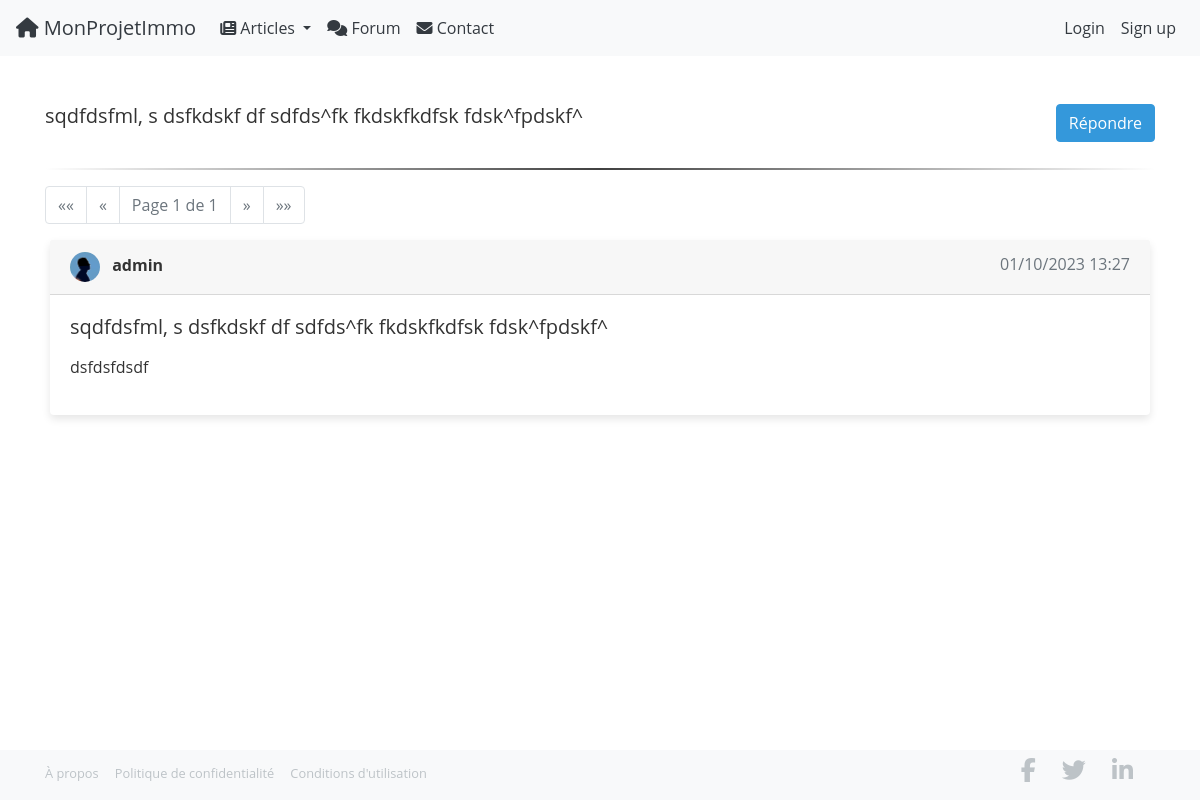
Page /general_forum/comprendre-la-vefa/sqdfdsfml-s-dsfkdskf-df-sdfdsfk-fkdskfkdfsk-fdskfpdskf/ on the earlier database version.
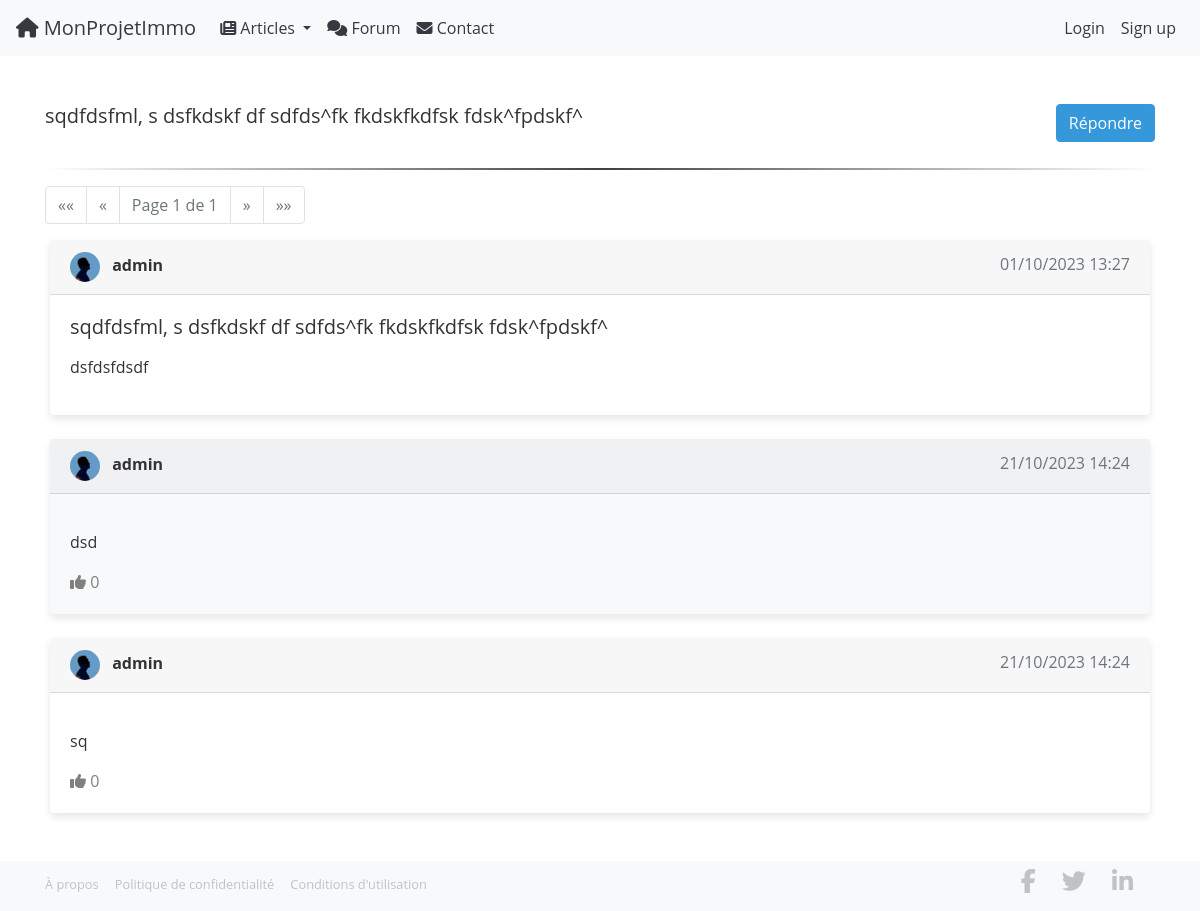
Same page on the later database version.
### forum/models.py (models this page shows, shortened)
class ForumPost(models.Model):
    user = models.ForeignKey(UserProfile, on_delete=models.CASCADE)
    theme = models.ForeignKey(ForumTheme, on_delete=models.CASCADE, related_name='posts')
    title = models.CharField(max_length=200)
    slug = models.SlugField(unique=True, blank=True,null=True)
    real_estate_program = models.ForeignKey(RealEstateProgram, on_delete=models.CASCADE, blank=True, null=True)
    content = models.TextField()
    date_posted = models.DateTimeField(auto_now_add=True)

class UserProfile(models.Model):
    GENDER_CHOICES = (
        ('M', 'Male'),
        ('F', 'Female'),
        ('O', 'Other'),
)
    user = models.OneToOneField(User, on_delete=models.CASCADE)
    bio = models.TextField(blank=True)
    followed_programs = models.ManyToManyField('website.RealEstateProgram', through='website.FollowedProgram', related_name='followers')
    joined_date = models.DateTimeField(auto_now_add=True)
    photo = models.ImageField(upload_to='user_photos/', blank=True, null=True)
    first_name = models.CharField(max_length=30, blank=True, null=True)
    last_name = models.CharField(max_length=30, blank=True, null=True)
    gender = models.CharField(max_length=1, null=False, blank=False, choices=GENDER_CHOICES)

class Reply(models.Model):
    user = models.ForeignKey(UserProfile, on_delete=models.CASCADE)
    post = models.ForeignKey(ForumPost, on_delete=models.CASCADE, related_name='replies')
    content = models.TextField()
    date_posted = models.DateTimeField(auto_now_add=True)
    upvotes = models.ManyToManyField(UserProfile, related_name="upvoted_responses")
    @property
    def upvote_count(self):
        return self.upvotes.count()

### forum/views.py (the view)
# urls.py: path('general_forum/<slug:topic_slug>/<slug:post_slug>/', views.PostDetailView.as_view(), name='general_post_detail'),
class PostDetailView(DetailView):
    model = ForumPost
    template_name = 'post_detail.html'
    context_object_name = 'post'
    slug_field = 'slug'
    slug_url_kwarg = 'post_slug'
    def get_context_data(self, **kwargs):
        context = super().get_context_data(**kwargs)
        topic_slug = self.kwargs['topic_slug']
        post_slug = self.kwargs['post_slug']
        program_slug = self.kwargs.get('program_slug')
        replies = Reply.objects.filter(post=self.object) \
            .annotate(vote_count=Count('upvotes')) \
            .order_by('-vote_count', '-date_posted')
        paginator = Paginator(replies, 10)
        if self.request.user.is_authenticated:
            user_profile = UserProfile.objects.get(user=self.request.user)
            user_upvoted_reply_ids = user_profile.upvoted_responses.all().values_list('id', flat=True)
            context['user_upvoted_replies'] = set(user_upvoted_reply_ids)
        page = self.request.GET.get('page')
        context['replies'] = paginator.get_page(page)
        context['reply_form'] = ReplyModelForm()
        return context

### VefaConnect/context_processors.py (called while the page is built)
def categories(request):
    return {
        'categories': Category.objects.all()
    }

### forum/templates/post_detail.html (shortened to what this page needs)
{% extends 'base.html' %}
{% load static %}
{% block content %}
<head>
    <link rel="stylesheet" href="{% static 'forum/css/style.css' %}">
</head>
<div class="container my-5">
    <div class="d-flex justify-content-between mb-2">
        <h5 class="card-title mb-0">{{ post.title }}</h5>
          <div class="reply-btn-container">
        <button id="showReplyForm" class="btn btn-primary">Répondre</button>
        </div>
    </div>
    <hr class="elegant-hr">
    <ul class="pagination">
        {% if replies.has_previous %}
            <li class="page-item">
                <a class="page-link" href="?page=1" aria-label="First">
                    <span aria-hidden="true">&laquo;&laquo;</span>
                </a>
            </li>
            <li class="page-item">
                <a class="page-link" href="?page={{ replies.previous_page_number }}" aria-label="Previous">
                    <span aria-hidden="true">&laquo;</span>
                </a>
            </li>
        {% else %}
            <li class="page-item disabled">
                <a class="page-link" href="#" aria-label="First">
                    <span aria-hidden="true">&laquo;&laquo;</span>
                </a>
            </li>
            <li class="page-item disabled">
                <a class="page-link" href="#" aria-label="Previous">
                    <span aria-hidden="true">&laquo;</span>
                </a>
            </li>
        {% endif %}
        <li class="page-item disabled">
            <a class="page-link" href="#">Page {{ replies.number }} de {{ replies.paginator.num_pages }}</a>
        </li>
        {% if replies.has_next %}
            <li class="page-item">
                <a class="page-link" href="?page={{ replies.next_page_number }}" aria-label="Next">
                    <span aria-hidden="true">&raquo;</span>
                </a>
            </li>
            <li class="page-item">
                <a class="page-link" href="?page={{ replies.paginator.num_pages }}" aria-label="Last">
                    <span aria-hidden="true">&raquo;&raquo;</span>
                </a>
            </li>
        {% else %}
            <li class="page-item disabled">
                <a class="page-link" href="#" aria-label="Next">
                    <span aria-hidden="true">&raquo;</span>
                </a>
            </li>
            <li class="page-item disabled">
                <a class="page-link" href="#" aria-label="Last">
                    <span aria-hidden="true">&raquo;&raquo;</span>
                </a>
            </li>
        {% endif %}
    </ul>
    <div class="card mb-4">
        <div class="card-header d-flex justify-content-between">
            <div>
                <img src="{{ post.user.photo.url }}" class="rounded-circle mr-2" width="30" height="30">
                <span class="font-weight-bold">{{ post.user.user.username }}</span>
            </div>
            <div>
                <span class="text-muted">{{ post.date_posted|date:"d/m/Y H:i" }}</span>
            </div>
        </div>
        <div class="card-body">
            <h5 class="card-title">{{ post.title }}</h5>
            <p class="card-text">{{ post.content|safe }}</p>
        </div>
    </div>
    <div id="repliesContainer">
        {% for reply in replies %}
            <div class="card mb-4">
                <div class="card-header d-flex justify-content-between">
                    <div>
                        <img src="{{ reply.user.photo.url }}" class="rounded-circle mr-2" width="30" height="30">
                        <span class="font-weight-bold">{{ reply.user.user.username }}</span>
                    </div>
                    <div>
                        <span class="text-muted">{{ reply.date_posted|date:"d/m/Y H:i" }}</span>
                    </div>
                </div>
                <div class="card-body">
                    <p class="card-text">{{ reply.content|safe }}</p>
                    <div class="upvote-wrapper">
                        <a href="{% url 'upvote_reply' reply.id %}"
                           class="upvote-btn {% if reply.id in user_upvoted_replies %}active-vote{% endif %}"
                           id="upvote-btn-{{ reply.id }}"
                           onclick="handleUpvote({{ reply.id }});">
                            <i class="fas fa-thumbs-up"></i>
                            <span class="vote-count">{{ reply.upvote_count }}</span>
                        </a>
                    </div>
                </div>
            </div>
        {% endfor %}
    </div>
</div>
{% endblock %}

### templates/base.html (shortened to what this page needs)
{% load static %}
<!DOCTYPE html>
<html>
<head>
    <link rel="stylesheet" href="{% static 'website/css/style.css' %}">
  <link rel="stylesheet" href="https://cdn.jsdelivr.net/npm/bootstrap@4.3.1/dist/css/bootstrap.min.css">
  <link href="{% static 'fontawesomefree/css/fontawesome.css' %}" rel="stylesheet" type="text/css">
  <link href="{% static 'fontawesomefree/css/brands.css' %}" rel="stylesheet" type="text/css">
  <link href="{% static 'fontawesomefree/css/solid.css' %}" rel="stylesheet" type="text/css">
  <link href="{% static 'css/main.css' %}" rel="stylesheet" type="text/css">
  <link href="{% static 'css/button.css' %}" rel="stylesheet" type="text/css">
  <link rel="stylesheet" href="https://unpkg.com/leaflet@1.9.4/dist/leaflet.css"
/>
</head>
<body>
    <header>
        <nav>
            {% include 'navbar.html' %}
        </nav>
    </header>
    <main class="content">
        {% block content %}{% endblock %}
    </main>
    <footer>
        {% block footer %}
        {% include 'footer.html' %}
        {% endblock %}
    </footer>
</body>
</html>

### templates/navbar.html (shortened to what this page needs)
    <nav class="navbar navbar-expand-lg navbar-custom">
        <a class="navbar-brand" href="{% url 'home' %}">
            <i class="fas fa-home"></i> MonProjetImmo
        </a>
        <div class="collapse navbar-collapse" id="navbarNav">
            <ul class="navbar-nav">
                <li class="nav-item dropdown">
                    <a class="nav-link dropdown-toggle" href="#" id="articleDropdown" role="button" data-toggle="dropdown" aria-haspopup="true" aria-expanded="false">
                        <i class="fas fa-newspaper"></i> Articles
                    </a>
                </li>
                <li class="nav-item">
                    <a class="nav-link" href="{% url 'general_forum' %}">
                        <i class="fas fa-comments"></i> Forum
                    </a>
                </li>
                <li class="nav-item">
                    <a class="nav-link" href="{% url 'contact' %}">
                        <i class="fas fa-envelope"></i> Contact
                    </a>
                </li>
            </ul>
            <ul class="navbar-nav ml-auto">
                {% if user.is_authenticated %}
                <li class="nav-item dropdown">
                    <a class="nav-link dropdown-toggle" href="#" id="navbarDropdown" role="button" data-toggle="dropdown" aria-haspopup="true" aria-expanded="false">
                        <img src="{{ user.userprofile.photo.url }}" class="rounded-circle" style="width:40px; height:40px; object-fit:cover;" alt="Avatar">
                    </a>
                    <div class="dropdown-menu dropdown-menu-right" aria-labelledby="navbarDropdown">
                        <a class="dropdown-item" href="{% url 'profile' %}">Mon profil</a>
                        <a class="dropdown-item" href="{% url 'my_programs' %}">Mes programmes</a>
                        <div class="dropdown-divider"></div>
                        <a class="dropdown-item" href="{% url 'logout' %}">Se déconnecter</a>
                    </div>
                </li>
                {% else %}
                <li class="nav-item">
                    <a class="nav-link" href="{% url 'login'%}">Login</a>
                </li>
                <li class="nav-item">
                    <a class="nav-link" href="{% url 'register'%}">Sign up</a>
                </li>
                {% endif %}
            </ul>
        </div>
    </nav>

### templates/footer.html
{% load static %}
<footer class="footer mt-auto footer-modern">
    <div class="container">
        <div class="row align-items-center">
            <div class="col-md-6">
                <a href="#">À propos</a>
                <a href="#">Politique de confidentialité</a>
                <a href="#">Conditions d'utilisation</a>
            </div>
            <div class="col-md-6 text-md-right">
                <a href="#" aria-label="Facebook"><i class="fab fa-facebook-f social-logo"></i></a>
                <a href="#" aria-label="Twitter"><i class="fab fa-twitter social-logo"></i></a>
                <a href="#" aria-label="LinkedIn"><i class="fab fa-linkedin-in social-logo"></i></a>
            </div>
        </div>
    </div>
</footer>

### website/static/website/css/style.css (style rules this page uses)
html, body { height: 100%; display: flex; flex-direction: column; }
body { flex-grow: 1; margin-bottom: 0; }
main { flex-grow: 1; }
footer { flex-shrink: 0; width: 100%; height: 50px; }
.navbar-custom { background-color: var(--navbar-bg-color); }
.navbar-custom .navbar-brand, .navbar-custom .nav-link { color: var(--navbar-text-color); }
.footer-modern { background-color: var(--footer-bg-color); padding: 8px 0; }
.footer-modern a { color: var(--footer-link-color); font-size: 0.8rem; transition: color 0.2s; margin-right: 12px; text-decoration: none; }
.footer-modern .social-logo { font-size: 24px; margin-right: 10px; }
.card { margin: 0 5px; box-shadow: 0 4px 8px rgba(0, 0, 0, 0.1); transition: box-shadow 0.3s ease; }
.card { display: flex; flex-direction: column; }
.card-body { flex-grow: 1; }

### website/static/css/main.css (style rules this page uses)
:root { --primary-color: #007BFF; --secondary-color: #6C757D; --background-color: #FFFFFF; --muted-text-color: #999999; --hero-overlay: rgba(0, 56, 73, 0.5); --text-on-light-bg: #333333; --text-on-dark-bg: #FFFFFF; }
:root { --btn-bg-color: #3498db; --btn-text-color: #ffffff; --btn-bg-hover: #2980b9; }
:root { --navbar-bg-color: #f8f9fa; --navbar-text-color: #343a40; --navbar-link-hover-color: #007bff; }
:root { --footer-bg-color: #f8f9fa; --footer-heading-color: #343a40; --footer-link-color: #bdc3c7; --footer-link-hover-color: #ecf0f1; }
:root { --search-bar-height: 50px; --search-bar-padding: 1rem 1.5rem; --search-bar-font-size: 18px; }
:root { --icon-size: 1.5em; --icon-hover-opacity: 1; }

### website/static/css/button.css (style rules this page uses)
.btn { background-color: var(--btn-bg-color) !important; color: var(--btn-text-color) !important; border-color: var(--btn-bg-color) !important; }

### forum/static/forum/css/style.css (style rules this page uses)
.elegant-hr { border: 0; height: 2px; background-image: linear-gradient(to right, rgba(0,0,0,0), rgba(0,0,0,0.75), rgba(0,0,0,0)); }
.reply-btn-container { display: flex; justify-content: flex-end; align-items: center; margin-bottom: 10px; }
.upvote-btn { text-decoration: none; color: gray; transition: color 0.3s; }
body { font-family: 'Open Sans', sans-serif; background-color: var(--background-color); color: var(--text-on-light-bg); }
.card, .card:hover { border: none; border-radius: 0.25rem; }
.card:nth-of-type(odd) { background-color: #f8f9fa; }
.content { flex-basis: 80%; }

Differences in the rows shown:
added Reply: user.photo (placeholder picture), user.user.username "admin", date_posted "21/10/2023 14:24", content "dsd", upvote_count "0"
added Reply: user.photo (placeholder picture), user.user.username "admin", date_posted "21/10/2023 14:24", content "sq", upvote_count "0"
